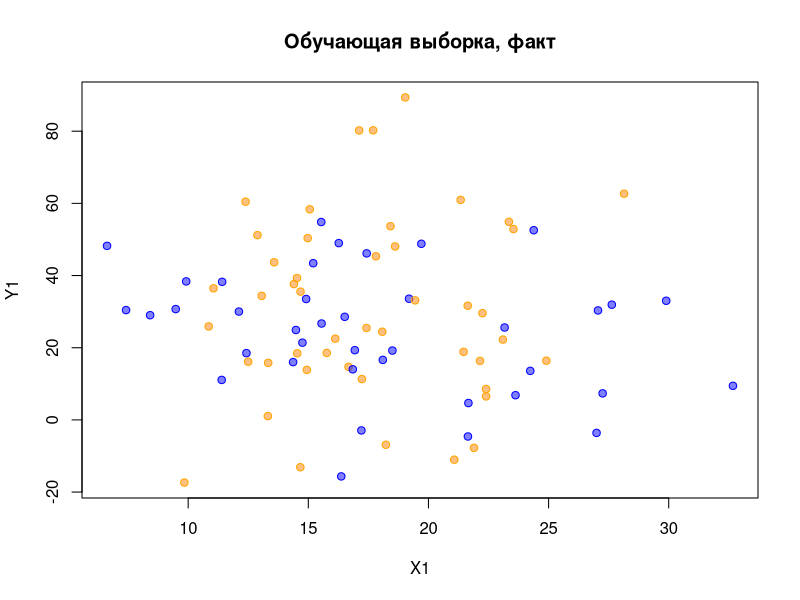
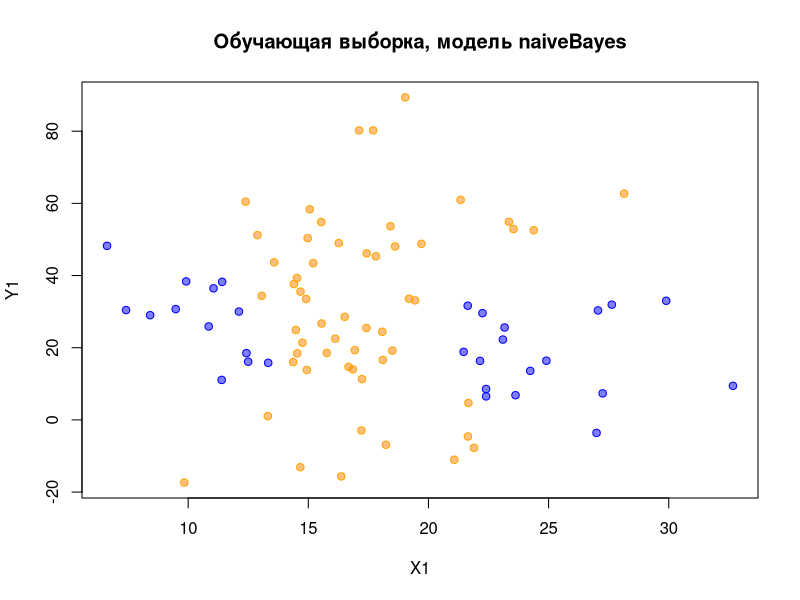
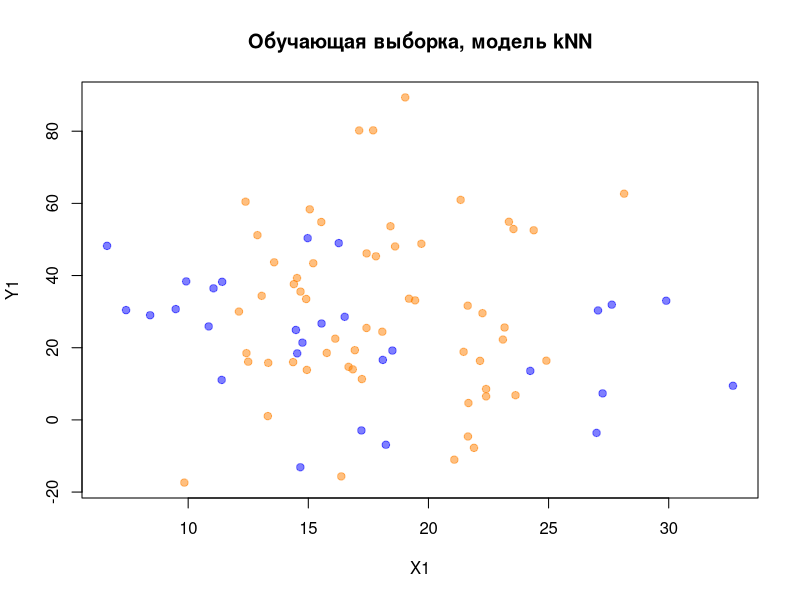

These figures' R source, in order:
## ---- chunk 1
knitr::opts_chunk$set(echo = TRUE)
## ---- chunk 2
library('knitr')
library('class')
library('e1071')
library('MASS')

# Ядро
my.seed <- 12345

# Генерируем данные
n <- 100
train.percent <- 0.85

# х-ы -- двумерные нормальные случайные величины
set.seed(my.seed)
class.0 <- mvrnorm(45, mu = c(20, 21),
                   Sigma = matrix(c(5.4^2, 0, 0, 15.4^2), 2, 2,
                                  byrow = T))
set.seed(my.seed + 1)
class.1 <- mvrnorm(55, mu = c(18, 31),
                   Sigma = matrix(c(3.6^2, 0, 0, 22.6^2), 2, 2,
                                  byrow = T))
# Записываем х-ы в единые векторы (объединяем классы 0 и 1)
x1 <- c(class.0[, 1], class.1[, 1])
x2 <- c(class.0[, 2], class.1[, 2])

# Фактические классы Y
y <- c(rep(0, nrow(class.0)), rep(1, nrow(class.1)))

# Классы для наблюдений сетки
rules <- function(x1, x2){
  ifelse(x2 < 1.6*x1 + 19, 0, 1)
}

# Отбираем наблюдения в обучающую выборку

set.seed(my.seed)
inTrain <- sample(seq_along(x1), train.percent*n)
x1.train <- x1[inTrain]
x2.train <- x2[inTrain]
x1.test <- x1[-inTrain]
x2.test <- x2[-inTrain]

# используем истинные правила, чтобы присвоить фактические классы
y.train <- y[inTrain]
y.test <- y[-inTrain]

# фрейм с обучающей выборкой
df.train.1 <- data.frame(x1 = x1.train, x2 = x2.train, y = y.train)
# фрейм с тестовой выборкой
df.test.1 <- data.frame(x1 = x1.test, x2 = x2.test)
## ---- chunk 3
# Рисуем обучающую выборку на графике
# цвета для графиков
cls <- c('blue', 'orange')
cls.t <- c(rgb(0, 0, 1, alpha = 0.5), rgb(1,0.5,0, alpha = 0.5))

# график истинных классов
plot(df.train.1$x1, df.train.1$x2, 
     pch = 21, bg = cls.t[df.train.1[, 'y'] + 1], 
     col = cls[df.train.1[, 'y'] + 1],
     xlab = 'X1', ylab = 'Y1',
     main = 'Обучающая выборка, факт')
## ---- chunk 4
# Байесовский классификатор
#  наивный байес: непрерывные объясняющие переменные

# строим модель
nb <- naiveBayes(y ~ ., data = df.train.1)
# получаем модельные значения на обучающей выборке как классы
y.nb.train <- ifelse(predict(nb, df.train.1[, -3], 
                             type = "raw")[, 2] > 0.5, 1, 0)

# точки наблюдений, предсказанных по модели
plot(df.train.1$x1, df.train.1$x2, 
     pch = 21, bg = cls.t[y.nb.train + 1],
     col = cls[y.nb.train + 1], 
     xlab = 'X1', ylab = 'Y1',
     main = 'Обучающая выборка, модель naiveBayes')

# матрица неточностей на обучающей выборке
tbl1 <- table(y.train, y.nb.train)
tbl1

# точность, или верность (Accuracy)
Acc1 <- sum(diag(tbl1)) / sum(tbl1)
Acc1
## ---- chunk 5

# прогноз на тестовую выборку
y.nb.test <- ifelse(predict(nb, df.test.1, type = "raw")[, 2] > 0.5, 1, 0)

# матрица неточностей на тестовой выборке
tbl1 <- table(y.test, y.nb.test)
tbl1

# точность, или верность (Accuracy)
Acc1 <- sum(diag(tbl1)) / sum(tbl1)
Acc1

## ---- chunk 6

# Метод kNN
#  k = 3

# строим модель и делаем прогноз
y.knn.train <- knn(train = scale(df.train.1[, -3]), 
                   test = scale(df.train.1[, -3]),
                   cl = df.train.1$y, k = 3)

# точки наблюдений, предсказанных по модели
plot(df.train.1$x1, df.train.1$x2, 
     pch = 21, bg = cls.t[as.numeric(y.knn.train)], 
     col = cls.t[as.numeric(y.knn.train)],
     xlab = 'X1', ylab = 'Y1',
     main = 'Обучающая выборка, модель kNN')

# матрица неточностей на обучающей выборке
tbl2 <- table(y.train, y.knn.train)
tbl2

# точность (Accuracy)
Acc2 <- sum(diag(tbl2)) / sum(tbl2)
Acc2
## ---- chunk 7

# прогноз на тестовую выборку
y.knn.test <- knn(train = scale(df.train.1[, -3]), 
                  test = scale(df.test.1[, -3]),
                  cl = df.train.1$y, k = 3)

# матрица неточностей на тестовой выборке
tbl2 <- table(y.test, y.knn.test)
tbl2

# точность (Accuracy)
Acc2 <- sum(diag(tbl2)) / sum(tbl2)
Acc2

## ---- chunk 8
TPR <- c(round(tbl1[2,2]/sum(tbl1[2,]),3), round(tbl2[2,2]/sum(tbl2[2,]),3)) # чувствительность
SPC <- c(round(tbl1[1,1]/sum(tbl1[,1]),3), round(tbl2[1,1]/sum(tbl2[,1]),3)) # специфичность
PPV <- c(round(tbl1[2,2]/sum(tbl1[,2]),3), round(tbl2[2,2]/sum(tbl2[,2]),3)) # ценность положительного прогноза
NPV <- c(round(tbl1[1,1]/sum(tbl1[,1]),3), round(tbl2[1,1]/sum(tbl2[,1]),3)) # ценность отрицательного прогноза
FNR <- 1-TPR # доля положительных исходов
FPR <- 1-SPC # доля ложных срабатываний
FDR <- 1-PPV # доля ложного обнаружения
MCC <- c(round((tbl1[1,1]*tbl1[2,2]-tbl1[1,2]*tbl1[2,1])/sqrt(sum(tbl1[,2])*sum(tbl1[2,])*sum(tbl1[1,])*sum(tbl1[,1])),3), round((tbl2[1,1]*tbl2[2,2]-tbl2[1,2]*tbl2[2,1])/sqrt(sum(tbl2[,2])*sum(tbl2[2,])*sum(tbl2[1,])*sum(tbl2[,1])),3)) # корреляция Мэтьюса 

ch.fr <- rbind(TPR, SPC, PPV, NPV, FNR, FPR, FDR, MCC)
colnames(ch.fr)<-c('Модель 1', 'Модель 2')
kable(ch.fr)
